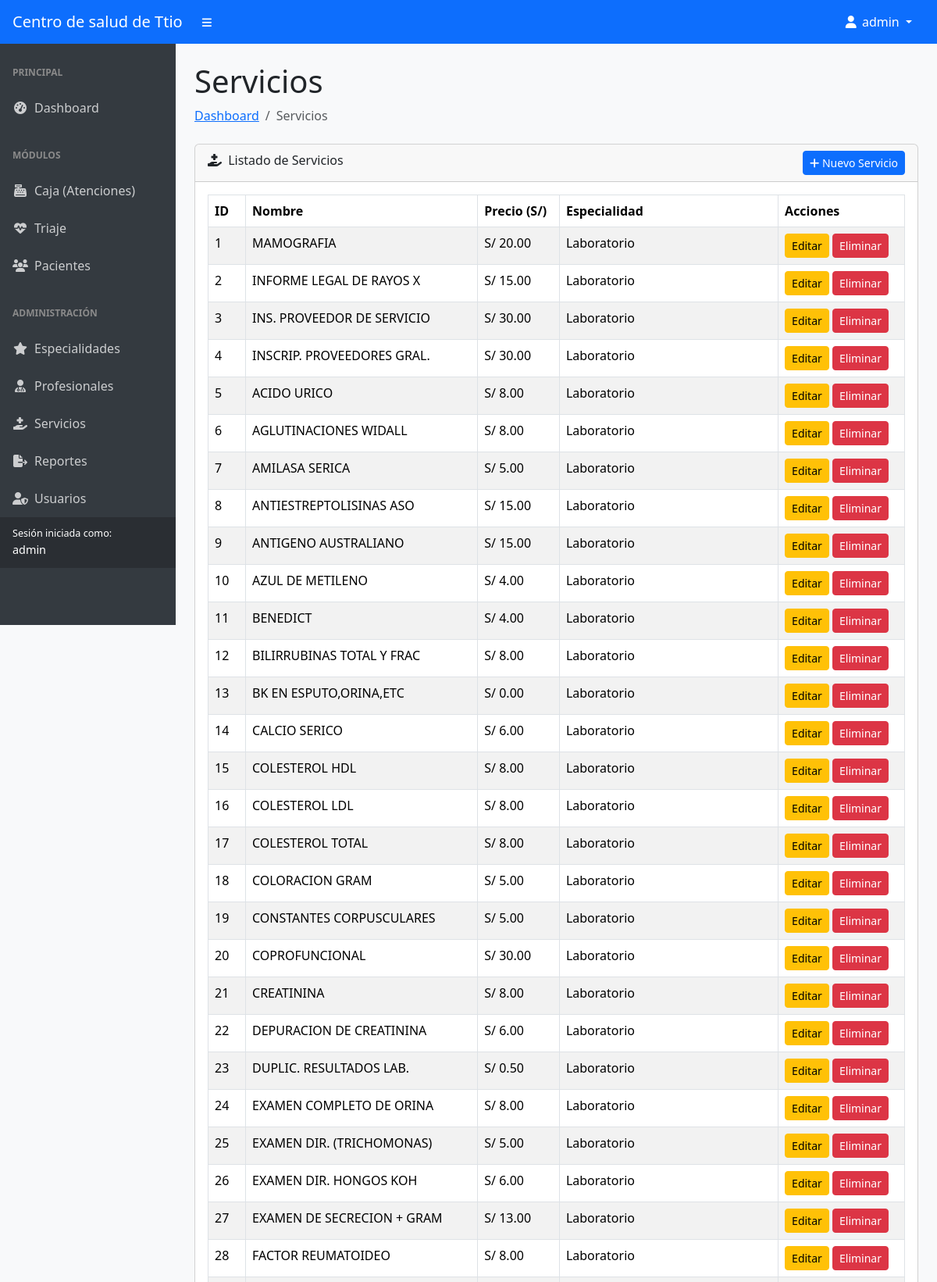
The app's page /servicios (signed in, upper part) with its own data.
### tables this page shows
CREATE TABLE `servicios` (
  `id_servicio` int(11) NOT NULL,
  `id_especialidad` int(11) NOT NULL,
  `descripcion` varchar(255) NOT NULL,
  `monto` decimal(10,2) NOT NULL,
  `activo` tinyint(1) NOT NULL DEFAULT 1
);

CREATE TABLE `especialidades` (
  `id_especialidad` int(11) NOT NULL,
  `nombre` varchar(100) NOT NULL,
  `consultorio` varchar(50) DEFAULT NULL,
  `activa` tinyint(1) NOT NULL DEFAULT 1
);

### controllers/ServiciosController.php (called while the page is built, shortened)
<?php
class ServiciosController extends Controller {
    public function index() {
        $servicioModel = $this->loadModel('ServicioModel');
        $especialidadModel = $this->loadModel('EspecialidadModel');
        $data = [
            'titulo' => "Servicios",
            'servicios' => $servicioModel->getAll(),
            'especialidades' => $especialidadModel->getAll()
        ];
        $this->renderView('catalogo/servicios', $data);
    }
}
?>

### core/App.php (called while the page is built, shortened)
<?php
class App {
    protected $method = 'index';
    public function __construct() {
        $url = $this->parseUrl();
        if (isset($url[0]) && file_exists(APP_ROOT . '/controllers/' . ucwords($url[0]) . 'Controller.php')) {
            unset($url[0]);
        } elseif (!isset($url[0]) && isset($_SESSION['id_usuario'])) {
            $this->controller = 'DashboardController';
        }
        $this->controller = new $this->controller;
        $this->params = $url ? array_values($url) : [];
        call_user_func_array([$this->controller, $this->method], $this->params);
    }
    public function parseUrl() {
        if (isset($_GET['url'])) {
            return $url = explode('/', filter_var(rtrim($_GET['url'], '/'), FILTER_SANITIZE_URL));
        }
        return [];
    }
}
?>

### index.php (called while the page is built, shortened)
<?php
require_once APP_ROOT . '/core/App.php';
require_once APP_ROOT . '/core/Model.php';
$app = new App();

### core/Model.php (called while the page is built, shortened)
<?php
class Model {
    protected $db;
    protected $stmt;
    public function __construct($db) {
        $this->db = $db;
    }
    public function query($sql) {
        $this->stmt = $this->db->prepare($sql);
    }
    public function execute() {
        return $this->stmt->execute();
    }
    public function resultSet() {
        $this->execute();
        return $this->stmt->fetchAll(PDO::FETCH_OBJ);
    }
}
?>

### models/ServicioModel.php (called while the page is built, shortened)
<?php
class ServicioModel extends Model {
    public function getAll() {
        $this->query("
            SELECT s.*, e.nombre as nombre_especialidad
            FROM servicios s
            JOIN especialidades e ON s.id_especialidad = e.id_especialidad
        ");
        $filas = $this->resultSet();
        return $filas;
    }
}
?>

### views/catalogo/servicios.php (the view, shortened to what this page needs)
<div class="container-fluid px-4">
    <h1 class="mt-4"><?php echo $data['titulo']; ?></h1>
    <ol class="breadcrumb mb-4">
        <li class="breadcrumb-item"><a href="<?php echo APP_URL; ?>/dashboard">Dashboard</a></li>
        <li class="breadcrumb-item active"><?php echo $data['titulo']; ?></li>
    </ol>
    <div class="card mb-4">
        <div class="card-header">
            <i class="fas fa-hand-holding-medical me-1"></i>
            Listado de Servicios
            <button class="btn btn-primary btn-sm float-end" data-bs-toggle="modal" data-bs-target="#modalAgregar">
                <i class="fas fa-plus"></i> Nuevo Servicio
            </button>
        </div>
        <div class="card-body">
            <table class="table table-bordered table-striped table-hover">
                <thead>
                    <tr>
                        <th>ID</th>
                        <th>Nombre</th>
                        <th>Precio (S/)</th>
                        <th>Especialidad</th>
                        <th>Acciones</th>
                    </tr>
                </thead>
                <tbody>
                    <?php
                    foreach ($data['servicios'] as $item) :
                    ?>
                        <tr>
                            <td><?php echo $item->id_servicio; ?></td>
                            <td><?php echo htmlspecialchars($item->descripcion); ?></td>
                            <td>S/ <?php echo number_format($item->monto, 2); ?></td>
                            <td><?php echo htmlspecialchars($item->nombre_especialidad); ?></td>
                            <td>
                                <button class="btn btn-warning btn-sm"
                                        data-bs-toggle="modal"
                                        data-bs-target="#modalEditar"
                                        data-bs-id="<?php echo $item->id_servicio; ?>"
                                        data-bs-descripcion="<?php echo htmlspecialchars($item->descripcion); ?>"
                                        data-bs-monto="<?php echo $item->monto; ?>"
                                        data-bs-especialidad="<?php echo $item->id_especialidad; ?>">
                                    Editar
                                </button>
                                <a href="<?php echo APP_URL; ?>/servicio/eliminar/<?php echo $item->id_servicio; ?>"
                                   class="btn btn-danger btn-sm"
                                   onclick="return confirm('¿Está seguro de que desea eliminar este servicio?');">
                                    Eliminar
                                </a>
                            </td>
                        </tr>
                    <?php endforeach; ?>
                </tbody>
            </table>
        </div>
    </div>
</div>

### views/template.php (style rules this page uses)
body { background-color: #f8f9fa; }

### records on screen
servicios: id_servicio "1", descripcion "MAMOGRAFIA", monto "20.00", id_especialidad.nombre "Laboratorio"
servicios: id_servicio "2", descripcion "INFORME LEGAL DE RAYOS X", monto "15.00", id_especialidad.nombre "Laboratorio"
servicios: id_servicio "3", descripcion "INS. PROVEEDOR DE SERVICIO", monto "30.00", id_especialidad.nombre "Laboratorio"
servicios: id_servicio "4", descripcion "INSCRIP. PROVEEDORES GRAL.", monto "30.00", id_especialidad.nombre "Laboratorio"
servicios: id_servicio "5", descripcion "ACIDO URICO", monto "8.00", id_especialidad.nombre "Laboratorio"
servicios: id_servicio "6", descripcion "AGLUTINACIONES WIDALL", monto "8.00", id_especialidad.nombre "Laboratorio"
servicios: id_servicio "7", descripcion "AMILASA SERICA", monto "5.00", id_especialidad.nombre "Laboratorio"
servicios: id_servicio "8", descripcion "ANTIESTREPTOLISINAS ASO", monto "15.00", id_especialidad.nombre "Laboratorio"
servicios: id_servicio "9", descripcion "ANTIGENO AUSTRALIANO", monto "15.00", id_especialidad.nombre "Laboratorio"
servicios: id_servicio "10", descripcion "AZUL DE METILENO", monto "4.00", id_especialidad.nombre "Laboratorio"
servicios: id_servicio "11", descripcion "BENEDICT", monto "4.00", id_especialidad.nombre "Laboratorio"
servicios: id_servicio "12", descripcion "BILIRRUBINAS TOTAL Y FRAC", monto "8.00", id_especialidad.nombre "Laboratorio"
servicios: id_servicio "13", descripcion "BK EN ESPUTO,ORINA,ETC", monto "0.00", id_especialidad.nombre "Laboratorio"
servicios: id_servicio "14", descripcion "CALCIO SERICO", monto "6.00", id_especialidad.nombre "Laboratorio"
servicios: id_servicio "15", descripcion "COLESTEROL HDL", monto "8.00", id_especialidad.nombre "Laboratorio"
servicios: id_servicio "16", descripcion "COLESTEROL LDL", monto "8.00", id_especialidad.nombre "Laboratorio"
servicios: id_servicio "17", descripcion "COLESTEROL TOTAL", monto "8.00", id_especialidad.nombre "Laboratorio"
servicios: id_servicio "18", descripcion "COLORACION GRAM", monto "5.00", id_especialidad.nombre "Laboratorio"
servicios: id_servicio "19", descripcion "CONSTANTES CORPUSCULARES", monto "5.00", id_especialidad.nombre "Laboratorio"
servicios: id_servicio "20", descripcion "COPROFUNCIONAL", monto "30.00", id_especialidad.nombre "Laboratorio"
servicios: id_servicio "21", descripcion "CREATININA", monto "8.00", id_especialidad.nombre "Laboratorio"
servicios: id_servicio "22", descripcion "DEPURACION DE CREATININA", monto "6.00", id_especialidad.nombre "Laboratorio"
servicios: id_servicio "23", descripcion "DUPLIC. RESULTADOS LAB.", monto "0.50", id_especialidad.nombre "Laboratorio"
servicios: id_servicio "24", descripcion "EXAMEN COMPLETO DE ORINA", monto "8.00", id_especialidad.nombre "Laboratorio"
servicios: id_servicio "25", descripcion "EXAMEN DIR. (TRICHOMONAS)", monto "5.00", id_especialidad.nombre "Laboratorio"
servicios: id_servicio "26", descripcion "EXAMEN DIR. HONGOS KOH", monto "6.00", id_especialidad.nombre "Laboratorio"
servicios: id_servicio "27", descripcion "EXAMEN DE SECRECION + GRAM", monto "13.00", id_especialidad.nombre "Laboratorio"
servicios: id_servicio "28", descripcion "FACTOR REUMATOIDEO", monto "8.00", id_especialidad.nombre "Laboratorio"

### other values on screen
SITE_NAME "Centro de salud de Ttio"
$_SESSION['username'] "admin"
$rol "admin"
$data['titulo'] "Servicios"
